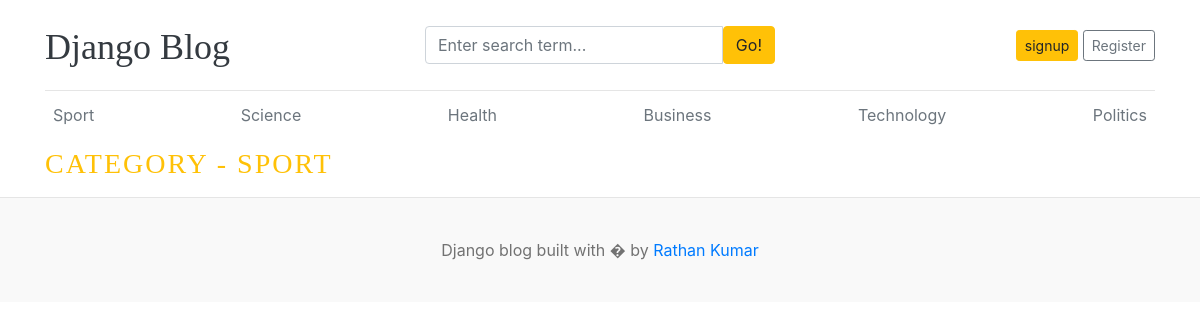
Page /category/1/ on the committed database.
### blogs/models.py (models this page shows)
class Category(models.Model):
    category_name = models.CharField(unique=True)
    created_by = models.DateTimeField(auto_now_add=True)
    update_by = models.DateTimeField(auto_now=True)
    def __str__(self):
        return self.category_name

### blogs/views.py (the view)
# urls.py: path('<int:pk>/', views.post_by_category, name='post_by_category'),
def post_by_category(request,pk):
    post = Blog.objects.filter(status=1, category=pk)
    try :
         category = Category.objects.get(id=pk)
    except :
        return redirect('home')
    context = {
        'posts': post,
        'category': category
    }
    return render(request, 'post_by_category.html', context )

### blogs/context_processors.py (called while the page is built)
def get_categories(request):
    categories = Category.objects.all()
    return dict(categories=categories)

def get_social_links(request):
    social_links = SocialLink.objects.all()
    return dict(social_links=social_links)

### templates/post_by_category.html (shortened to what this page needs)
{% extends "base.html" %}
  {% block content %}
      <div class="nav-scroller py-1 mb-2">
        <nav class="nav d-flex justify-content-between">
          {% for i in categories %}
          <a class="p-2 text-muted" href="/category/{{i.id}}/">{{i.category_name}}</a>
          {% endfor %}
        </nav>
      </div>
  <h3 class="text-uppercase text-warning" style="letter-spacing: 2px" >Category - {{category}}</h3>
</div>
{% endblock  %}

### blog_main/static/css/blog.css (style rules this page uses)
h1, h2, h3, h4, h5, h6 { font-family: "Playfair Display", Georgia, "Times New Roman", serif; }

### rows in the picture
Category: category_name "Sport", category_name "SPORT"
Category: category_name "Science"
Category: category_name "Health"
Category: category_name "Business"
Category: category_name "Technology"
Category: category_name "Politics"
